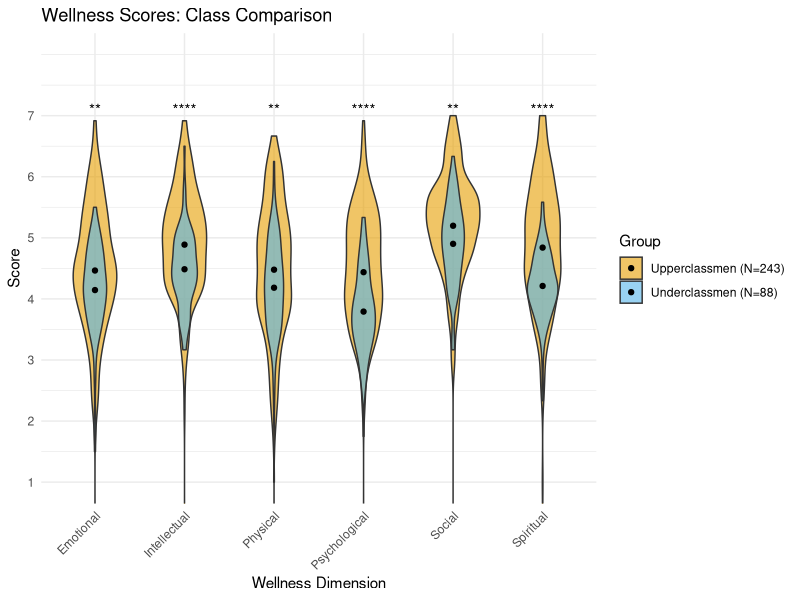
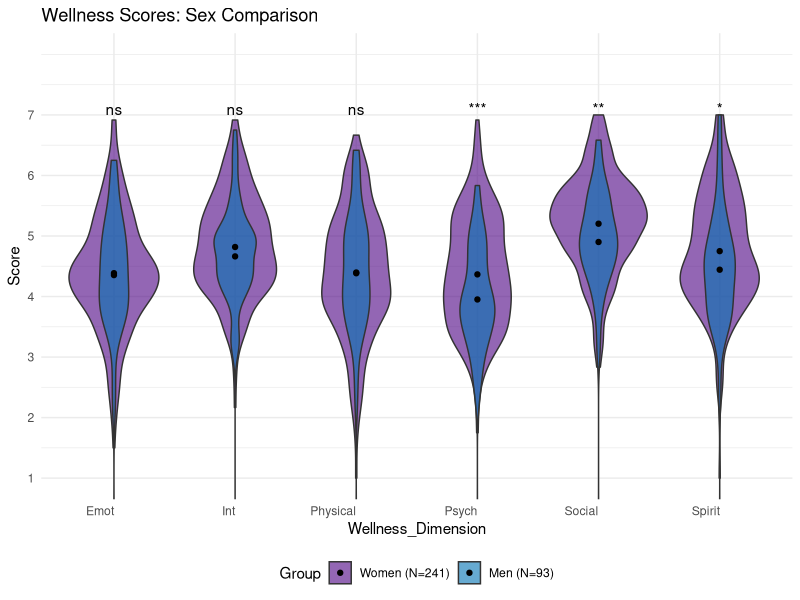

Generate these figures, in order, with R:
read.csv("Data/new_complete_data - Sheet1.csv")
# Read the file, Data/ to access it in the folder
myData <- read.csv("Data/new_complete_data - Sheet1.csv", header = TRUE)
# Assign File to something, header true needed to count first row as header not data
library(dplyr)
library(tidyverse)
library(ggplot2)
library(patchwork)
library(ggpubr)


#Prepare Data
myData_class_long <- myData %>%
  mutate(Demographics_class = as.numeric(Demographics_class)) %>%
  mutate(Year_Group = case_when(
    Demographics_class %in% c(1, 2) ~ "Underclassmen (N=88)",
    Demographics_class %in% c(3, 4) ~ "Upperclassmen (N=243)",
    TRUE ~ NA_character_
  )) %>%
  filter(!is.na(Year_Group)) %>%
  mutate(Year_Group = factor(Year_Group, levels = c("Upperclassmen (N=243)", "Underclassmen (N=88)"))) %>%
  pivot_longer(cols = starts_with("Total_"), names_to = "Wellness_Dimension", values_to = "Score") %>%
  mutate(Wellness_Dimension = str_remove_all(Wellness_Dimension, "Total_|_Wellbeing")) %>%
  filter(!is.na(Score))

#Plot
ggplot(myData_class_long, aes(x = Wellness_Dimension, y = Score, fill = Year_Group)) +
  geom_violin(position = "identity", alpha = 0.6, scale = "count") +
  stat_summary(geom = "point", position = position_identity()) +
  stat_compare_means(method = "t.test", label = "p.signif") +
  scale_fill_manual(values = c("Underclassmen (N=88)" = "#56B4E9", "Upperclassmen (N=243)" = "#E69F00")) +
  
  # 1. Update the sublabels (category names)
  scale_x_discrete(labels = c(
    "Emot"     = "Emotional",
    "Int"  = "Intellectual",
    "Physical"      = "Physical",
    "Psych" = "Psychological",
    "Social"        = "Social",
    "Spirit"     = "Spiritual"
  )) +
  
  scale_y_continuous(breaks = 1:7) +
  
  # 2. Update the main axis title here
  labs(
    title = "Wellness Scores: Class Comparison", 
    fill = "Group",
    x = "Wellness Dimension"
  ) +
  
  coord_cartesian(ylim = c(1, 8)) + 
  theme_minimal() +
  theme(
    axis.text.x = element_text(angle = 45, hjust = 1), # Added angle for readability
    legend.position = "right"
  )

#Prepare Data for sexual orientation analysis - no results of note and pretty much the same process as class analysis above
myData_sex_long <- myData %>%
  mutate(Demographics_sex = as.numeric(Demographics_sex)) %>%
  mutate(Sex_Group = case_when(
    Demographics_sex == 1 ~ "Men (N=93)",
    Demographics_sex == 2 ~ "Women (N=241)",
    TRUE ~ NA_character_
  )) %>%
  filter(!is.na(Sex_Group)) %>%
  # REORDER: This ensures Men (smaller group) is drawn second/on top
  mutate(Sex_Group = factor(Sex_Group, levels = c("Women (N=241)", "Men (N=93)"))) %>%
  pivot_longer(cols = starts_with("Total_"), names_to = "Wellness_Dimension", values_to = "Score") %>%
  mutate(Wellness_Dimension = str_remove_all(Wellness_Dimension, "Total_|_Wellbeing")) %>%
  filter(!is.na(Score))

# Plot
ggplot(myData_sex_long, aes(x = Wellness_Dimension, y = Score, fill = Sex_Group)) +
  geom_violin(position = "identity", alpha = 0.6, scale = "count") +
  stat_summary(geom = "point", position = position_identity()) +
  stat_compare_means(method = "t.test", label = "p.signif") +
  scale_fill_manual(values = c("Men (N=93)" = "#0072B2", "Women (N=241)" = "#4b0082")) +
  scale_y_continuous(breaks = 1:7) +
  labs(title = "Wellness Scores: Sex Comparison", fill = "Group") +
  coord_cartesian(ylim = c(1, 8)) + 
  theme_minimal() +
  theme(axis.text.x = element_text(hjust = 1), legend.position = "bottom")
